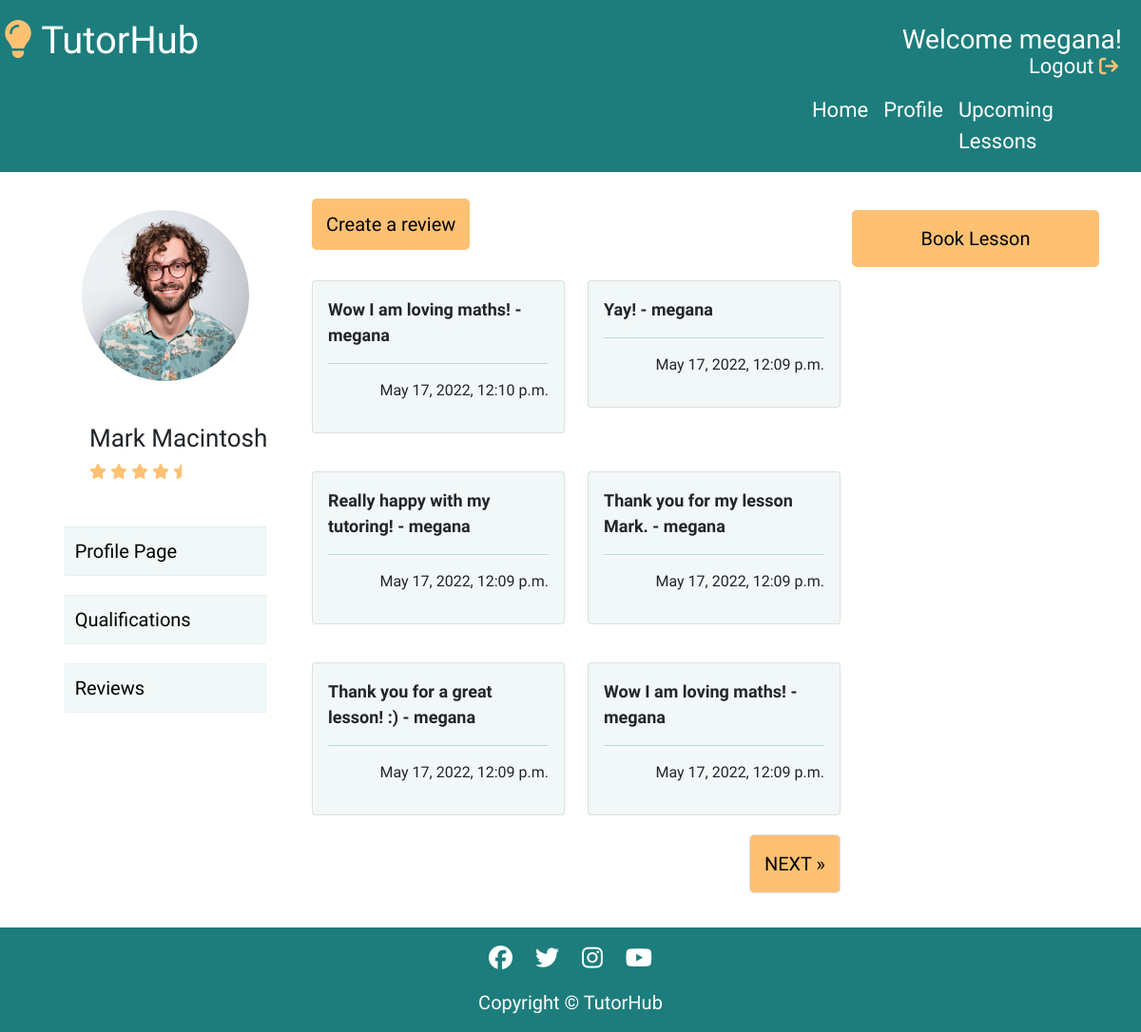
Page /tutors/tutor_three/reviews/ (signed in) on the committed database.
### tutorprofile/models.py (models this page shows)
class Review(models.Model):
    tutor = models.CharField(max_length=50)
    student = models.ForeignKey(User, on_delete=models.CASCADE, related_name="review")
    review = models.CharField(max_length=150)
    created_on = models.DateTimeField(auto_now_add=True)
    class Meta:
        ordering = ['-created_on']

### tutorprofile/views.py (the view)
# urls.py: path('tutor_three/reviews/', views.ReviewListTutorThree.as_view(), name='tutor_three_reviews'),
class ReviewListTutorThree(generic.ListView):
    model = Review
    queryset = Review.objects.filter(Q(tutor='Mark Macintosh')).order_by('-created_on')
    template_name = 'tutorprofile/tutor_three_reviews.html'
    paginate_by = 6

### tutorprofile/templates/tutorprofile/tutor_three_reviews.html (shortened to what this page needs)
{% extends "base.html" %}
{% load static %}
{% block content %}
<div class="container-fluid center-block">
    <div class="row profile-page">
        <div class="col-md-12 col-lg-3">
            <div class="row">
                <div class="col-12 user-image">
                    <img src="{% static 'images/tutorthree.jpg' %}" alt="image of a tutor">
                </div>
            </div>
            <div class="row">
                <div class="col-12 user-info">
                    <h1>Mark Macintosh</h1>
                    <i class="fa-solid fa-star"></i>
                    <i class="fa-solid fa-star"></i>
                    <i class="fa-solid fa-star"></i>
                    <i class="fa-solid fa-star"></i>
                    <i class="fa-solid fa-star-half"></i>
                </div>
            </div>
            <div class="row center-block">
                <div class="col-10 page-buttons-container" >
                    <a href="{% url 'tutor_three_profile' %}" class="page-buttons">Profile Page</a>
                    <a href="{% url 'tutor_three_qualifications' %}" class="page-buttons">Qualifications</a>
                    <a href="{% url 'tutor_three_reviews' %}" class="page-buttons">Reviews</a>
                </div>
            </div>
        </div>
        <div class="col-md-12 col-lg-6 booking-button" id="reviews-page">
            <a href="{% url 'tutor_three_create_review' %}">Create a review</a>
            <br />
            <br />
            <div class="row">
                {% for review in review_list %}
                    <div class="col-md-12 col-lg-6 card_space">
                        <div class="card">
                            <div class="card-body color-card">
                                <p class="review_comment">{{ review.review|safe }} - {{ review.student }} </p>
                                <hr />
                                <p class="right">{{ review.created_on}}</p>
                            </div>
                        </div>
                    </div>
                {% endfor %}
                {% if is_paginated %}
                <nav aria-label="Page navigation">
                    <ul class="pagination right">
                        {% if page_obj.has_next %}
                        <li><a href="?page={{ page_obj.next_page_number }}" class="page-link">NEXT &raquo;</a></li>
                        {% endif %}
                    </ul>
                </nav>
                {% endif %}
            </div>
        </div>
        <div class="col-md-12 col-lg-3" id="bookings-button">
            <div class="row booking-button">
                <a href="{% url 'tutor_three' %}" id="booking-btn">Book Lesson</a>
            </div>
        </div>
    </div>
</div>
{% endblock %}

### templates/base.html (shortened to what this page needs)
{% load static %}
<!DOCTYPE html>
<html lang="en">
<head>
    <link rel="stylesheet" href="https://cdnjs.cloudflare.com/ajax/libs/font-awesome/5.15.3/css/all.min.css">
    <link href="https://cdn.jsdelivr.net/npm/bootstrap@5.0.1/dist/css/bootstrap.min.css" rel="stylesheet"
>
    <link rel="stylesheet" href="{% static 'css/style.css' %}">
</head>
<body>
    <div class="row header-nav">
        <div class="col-sm-12 col-md-6 header-bar">
            <div class="row nav-header-border">
                <a class="nav-link" id="nav-title" href="{% url 'index' %}"><i class="fa-solid fa-lightbulb"></i> TutorHub</a>
            </div>
        </div>
        {% if user.is_authenticated %}
            <div class="col-sm-12 col-md-6 welcome-message">
                <h3 class="username-right large-welcome"> Welcome {{ user.username }}!</h3>
                <a class="nav-link logout-right" href="{% url 'account_logout' %}">Logout <i class="fa-solid fa-arrow-right-from-bracket nav-icon-logout"></i></a>
            </div>
        {% endif %}
    </div>
    <nav class="navbar navbar-expand navbar-light">
        <div class="conatiner-fluid">
            <div class="row">
                <div class="col-8 nav-elements">
                    <ul class="navbar-nav mb-lg-0">
                        {% if user.is_authenticated %}
                        <li class="nav-item">
                            <a class="nav-link" href="{% url 'index' %}">Home</a>
                        </li>
                        <li class="nav-item">
                            <a class="nav-link" href="{% url 'profile' %}">Profile</a>
                        </li>
                        <li class="nav-item">
                            <a class="nav-link-upcoming-lessons nav-link" href="{% url 'upcoming_lessons' %}">Upcoming Lessons</a>
                        </li>
                        {% endif %}
                    </ul>
                </div>
            </div>
        </div>
    </nav>
    <main>
        {% block content %}{% endblock content %}
    </main>
    <footer>
        <div class="container-fluid">
            <div class="row center footer">
                <ul>
                    <li><a href="https://www.facebook.com/" target="_blank" rel="noopener"
                            aria-label="Click here to go to our facebook page"><i class="fab fa-facebook"></i></a></li>
                    <li><a href="https://www.twitter.com/" target="_blank" rel="noopener"
                            aria-label="Click here to go to our twitter page"><i class="fab fa-twitter"></i></a></li>
                    <li><a href="https://www.instagram.com/" target="_blank" rel="noopener"
                            aria-label="Click here to go to our instagram page"><i class="fab fa-instagram"></i></a></li>
                    <li><a href="https://www.youtube.com/" target="_blank" rel="noopener"
                            aria-label="Click here to go to our youtube page"><i class="fab fa-youtube"></i></a></li>
                </ul>
                <p class="footer-text">Copyright © TutorHub</p>
            </div>
        </div>
    </footer>
</body>
</html>

### static/css/style.css (style rules this page uses)
html, body { max-width: 100%; overflow-x: hidden; font-family: 'Hubballi', cursive; }
.center { text-align: center; }
.navbar { background-color: #1c7d7c; justify-content: right; }
.nav-link-upcoming-lessons { width: 200px; }
.navbar-light .navbar-nav .nav-link { color: white; }
.header-nav { height: auto; color: white; padding-top: 5px; font-size: 30px; background-color: #1c7d7c; color: white; display: flex; position: relative; }
.header-nav a { margin-bottom: 0; text-decoration: none; color: white; }
.nav-link { color: white; }
.nav-elements { font-size: 22px; }
.center-block { display: flex; justify-content: center; }
hr { color: #1c7d7c; }
.welcome-message { position: relative; height: auto; }
.header-bar { height: auto; }
.username-right { float: right; padding-right: 20px; padding-top: 20px; height: 70px; }
.logout-right { position: absolute; top: 40px; right: 20px; font-size: 22px; }
.nav-icon-logout { color: #fec173; font-size: 20px; }
#nav-title { font-size: 40px; }
#nav-title i { color: #fec173; }
.profile-page { width: 100%; margin-top: 20px; padding: 20px; height: auto; }
.user-info { margin-top: 25px; margin-left: 50px; margin-bottom: 25px; }
.user-info i { color: #fec173; }
.user-image { display: flex; height: 200px; width: 200px; justify-content: center; margin: auto; font-size: 150px; }
.user-image img { height: 180px; width: 100%; border-radius: 50%; }
.card_space { margin-bottom: 20px; margin-top: 20px; }
.review_comment { font-size: 18px; font-weight: bold; }
.right { text-align: right; float: right; }
.color-card { background-color: #258d8c0f; }
.page-link { float: right; }
.page-buttons-container a { display: block; text-decoration: none; border: solid 1px #258d8c0f; background-color: #258d8c0f; width: 100%; margin: 20px 0; padding: 10px; color: black; font-size: 20px; }
.booking-button { float: right; padding-right: 60px; }
.booking-button a { border-radius: 5px; padding: 15px; background-color: #fec173; color: black; font-size: 20px; text-align: center; text-decoration: none; }
.footer { background-color: #1c7d7c; }
.footer-text { font-size: 20px; color: white; }
.footer li { display: inline; padding: 10px; }
.footer li i { color: white; font-size: 25px; margin-top: 20px; }
@media (max-width:1514px) { .user-info h1 { font-size: 26px; } }
@media (max-width:1200px) { .booking-button { float: none; margin: auto; padding-right: 0; } }

### rows in the picture
Review: review "Wow I am loving maths!", student "megana", created_on "May 17, 2022, 12:10 p.m."
Review: review "Yay!", student "megana", created_on "May 17, 2022, 12:09 p.m."
Review: review "Really happy with my tutoring!", student "megana", created_on "May 17, 2022, 12:09 p.m."
Review: review "Thank you for my lesson Mark.", student "megana", created_on "May 17, 2022, 12:09 p.m."
Review: review "Thank you for a great lesson! :)", student "megana", created_on "May 17, 2022, 12:09 p.m."
Review: review "Wow I am loving maths!", student "megana", created_on "May 17, 2022, 12:09 p.m."

### other values in the picture
{{ user.username }} "megana"
